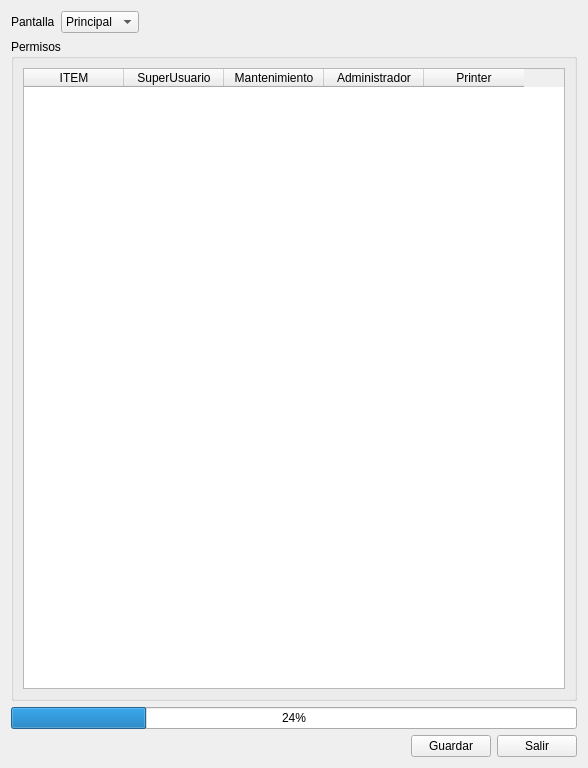
<?xml version="1.0" encoding="UTF-8"?>
<ui version="4.0">
 <class>In2PermisosUI</class>
 <widget class="QWidget" name="In2PermisosUI">
  <property name="geometry">
   <rect>
    <x>0</x>
    <y>0</y>
    <width>588</width>
    <height>768</height>
   </rect>
  </property>
  <property name="minimumSize">
   <size>
    <width>0</width>
    <height>0</height>
   </size>
  </property>
  <property name="maximumSize">
   <size>
    <width>1024</width>
    <height>768</height>
   </size>
  </property>
  <property name="windowTitle">
   <string>Form</string>
  </property>
  <layout class="QVBoxLayout" name="verticalLayout">
   <item>
    <layout class="QHBoxLayout" name="horizontalLayout_2">
     <item>
      <widget class="QLabel" name="label">
       <property name="text">
        <string>Pantalla</string>
       </property>
      </widget>
     </item>
     <item>
      <widget class="QComboBox" name="m_cbTabla">
       <item>
        <property name="text">
         <string>Principal</string>
        </property>
       </item>
       <item>
        <property name="text">
         <string>Maquina</string>
        </property>
       </item>
      </widget>
     </item>
     <item>
      <spacer name="horizontalSpacer_2">
       <property name="orientation">
        <enum>Qt::Horizontal</enum>
       </property>
       <property name="sizeHint" stdset="0">
        <size>
         <width>40</width>
         <height>20</height>
        </size>
       </property>
      </spacer>
     </item>
    </layout>
   </item>
   <item>
    <widget class="QGroupBox" name="m_gb">
     <property name="sizePolicy">
      <sizepolicy hsizetype="Preferred" vsizetype="Expanding">
       <horstretch>0</horstretch>
       <verstretch>0</verstretch>
      </sizepolicy>
     </property>
     <property name="title">
      <string>Permisos</string>
     </property>
     <layout class="QGridLayout" name="gridLayout">
      <item row="0" column="0">
       <widget class="QTableWidget" name="m_twTabla">
        <column>
         <property name="text">
          <string>ITEM</string>
         </property>
        </column>
        <column>
         <property name="text">
          <string>SuperUsuario</string>
         </property>
        </column>
        <column>
         <property name="text">
          <string>Mantenimiento</string>
         </property>
        </column>
        <column>
         <property name="text">
          <string>Administrador</string>
         </property>
        </column>
        <column>
         <property name="text">
          <string>Printer</string>
         </property>
        </column>
       </widget>
      </item>
     </layout>
    </widget>
   </item>
   <item>
    <widget class="QProgressBar" name="m_pbGuardado">
     <property name="value">
      <number>24</number>
     </property>
    </widget>
   </item>
   <item>
    <layout class="QHBoxLayout" name="horizontalLayout">
     <item>
      <spacer name="horizontalSpacer">
       <property name="orientation">
        <enum>Qt::Horizontal</enum>
       </property>
       <property name="sizeHint" stdset="0">
        <size>
         <width>40</width>
         <height>20</height>
        </size>
       </property>
      </spacer>
     </item>
     <item>
      <widget class="QPushButton" name="m_pbSave">
       <property name="text">
        <string>Guardar</string>
       </property>
       <property name="icon">
        <iconset resource="../../In2Apps/In2SinglePass/SinglePass/shared.qrc">
         <normaloff>:/res/images/floppy13.png</normaloff>:/res/images/floppy13.png</iconset>
       </property>
      </widget>
     </item>
     <item>
      <widget class="QPushButton" name="m_pbExit">
       <property name="text">
        <string>Salir</string>
       </property>
       <property name="icon">
        <iconset resource="../../In2Apps/In2SinglePass/SinglePass/shared.qrc">
         <normaloff>:/res/images/Ok.png</normaloff>:/res/images/Ok.png</iconset>
       </property>
      </widget>
     </item>
    </layout>
   </item>
  </layout>
 </widget>
 <resources>
  <include location="../../In2Apps/In2SinglePass/SinglePass/shared.qrc"/>
 </resources>
 <connections/>
</ui>
